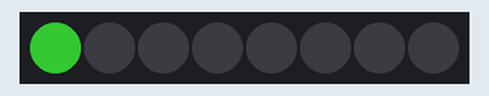
This sketch was run on a simulated Arduino Uno, built with avr-gcc and run on an emulated ATmega328P. Parts: 8 RGB LEDs in strip order, left to right. Dim RGB values are drawn brighter than linear; what the sketch prints to the serial monitor is not drawn.

Above: at 0.11 s.
At 0.51 s:
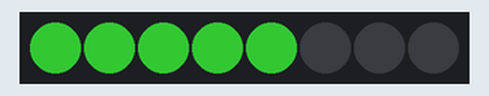
At 0.9 s:
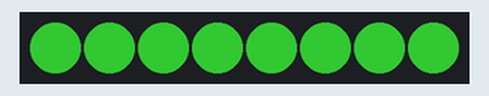
At 1.91 s:
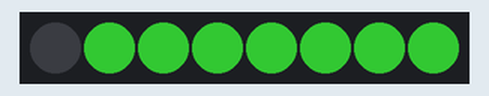
At 2.6 s:
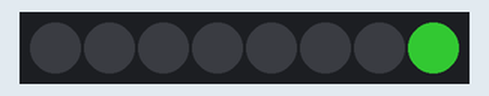
Timing chart, 0 to 4.1 s (numbered marks = the images above):
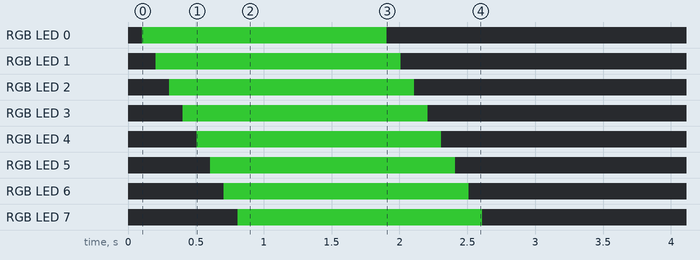

The sketch:

multi-rfid.ino
```cpp
// * Pull in dependencies
#include <SPI.h>
#include <MFRC522.h>
#include <Adafruit_NeoPixel.h>
#include <SD.h>

#include "RFIDData.h"

// * Define constants
#define RIFD_NUMBER_OF_READERS 2

#define RFID_RESET_PIN 10
#define RFID_ONE_SELECT_PIN 5
#define RFID_TWO_SELECT_PIN 6

#define ONBOARD_LED 13

#define NEOPIXEL_PIN 12
#define NEOPIXEL_TOTAL_LEDS 8

#define VERBOSE_SERIAL false

// * Instantiate our classes
MFRC522 mfrc522[RIFD_NUMBER_OF_READERS];
RFIDData RFIDDataCache[RIFD_NUMBER_OF_READERS];

// * Create our target RFID data instances
int charmanderId[7] = {0x04, 0x78, 0xd2, 0x4a, 0xe6, 0x4c, 0x81};
int squirtleId[7] = {0x04, 0x59, 0xd0, 0x4a, 0xe6, 0x4c, 0x81};
int pikachuId[7] = {0x04, 0x60, 0xd1, 0x4a, 0xe6, 0x4c, 0x81};
int bulbasaurId[7] = {0x04, 0x60, 0xd0, 0x4a, 0xe6, 0x4c, 0x81};

RFIDData charmander(charmanderId);
RFIDData bulbasaur(bulbasaurId);
RFIDData squirtle(squirtleId);
RFIDData pikachu(pikachuId);

enum pokemon
{
    BULBASAUR = 0,
    CHARMANDER,
    SQUIRTLE,
    PIKACHU
};

byte RFID_selectPins[] = {RFID_ONE_SELECT_PIN, RFID_TWO_SELECT_PIN};

Adafruit_NeoPixel bar = Adafruit_NeoPixel(NEOPIXEL_TOTAL_LEDS, NEOPIXEL_PIN, NEO_GRB + NEO_KHZ800);

// * Colors
uint32_t RED = bar.Color(255, 0, 0);
uint32_t GREEN = bar.Color(0, 255, 0);
uint32_t BLUE = bar.Color(0, 0, 255);
uint32_t YELLOW = bar.Color(255, 255, 0);
uint32_t BLACK = bar.Color(0, 0, 0);

enum BarSections
{
    TOP_SECTION = 0,
    BOTTOM_SECTION,
    FULL_SECTION,
};

void setup()
{
    Serial.begin(9600); // Initialize serial communications with the PC
    // while (!Serial)
    //     ; // Do nothing if no serial port is opened

    // * setup devices
    pinMode(ONBOARD_LED, OUTPUT);
    setupRFIDCardReader();
    setupNeopixelBar();

    // * Let everyone know we're ready
    signalReady();
    if (VERBOSE_SERIAL)
    {
        Serial.println(F("Scan PICC to see UID, SAK, type, and data blocks..."));
    }
}

void setupRFIDCardReader()
{
    SPI.begin(); // Init SPI bus

    for (uint8_t i = 0; i < RIFD_NUMBER_OF_READERS; i++)
    {
        mfrc522[i].PCD_Init(RFID_selectPins[i], RFID_RESET_PIN);
        if (VERBOSE_SERIAL)
        {
            Serial.print("Reader ");
            Serial.print(i);
            Serial.print(F(": "));
        }
        mfrc522[i].PCD_DumpVersionToSerial();
    }
}

void signalReady()
{
    fillBar(bar.Color(50, 200, 50), 100);
    delay(1000);
    fillBar(bar.Color(0, 0, 0), 100);
    delay(1000);

    digitalWrite(ONBOARD_LED, HIGH);
    delay(100);
    digitalWrite(ONBOARD_LED, LOW);
    delay(100);
    digitalWrite(ONBOARD_LED, HIGH);
    delay(100);
    digitalWrite(ONBOARD_LED, LOW);
    delay(100);
    digitalWrite(ONBOARD_LED, HIGH);
    delay(100);
    digitalWrite(ONBOARD_LED, LOW);
    delay(100);
}

bool holdOverDeadLoop[2] = {false, false};

void loop()
{
    for (uint8_t reader = 0; reader < RIFD_NUMBER_OF_READERS; reader++)
    {
        if (mfrc522[reader].PICC_IsNewCardPresent() && mfrc522[reader].PICC_ReadCardSerial())
        {
            holdOverDeadLoop[reader] = true;
            if (VERBOSE_SERIAL)
            {
                Serial.print(F("Reader "));
                Serial.print(reader);
                Serial.print(F(": Card UID:"));
                dump_byte_array(mfrc522[reader].uid.uidByte, mfrc522[reader].uid.size);
            }

            RFIDData newCard(mfrc522[reader]);

            if (RFIDDataCache[reader] == newCard)
            {
                if (VERBOSE_SERIAL)
                {
                    Serial.println("");
                    Serial.println("");
                    Serial.print("=== Reader");
                    Serial.print(reader);
                    Serial.println(" ===");

                    Serial.println("=== already captured this card!! ===");
                }
                handleCardLogic(reader);

                if (VERBOSE_SERIAL)
                    Serial.println("====================================");
            }
            else
            {
                if (VERBOSE_SERIAL)
                {
                    Serial.println("");
                    Serial.println("");
                    Serial.print("+++ Reader");
                    Serial.print(reader);
                    Serial.println(" +++");
                    Serial.println("!!! we got a new card here !!!");
                }

                RFIDDataCache[reader] = newCard;
                handleCardLogic(reader);

                if (VERBOSE_SERIAL)
                    Serial.println("++++++++++++++++++++++++++++++");
            }
        }
        else
        {
            if (holdOverDeadLoop[reader] == false)
            {
                BarSections section = reader == 0 ? BOTTOM_SECTION : TOP_SECTION;
                fillBar(BLACK, section);
            }
            holdOverDeadLoop[reader] = false;
        }
    }
}

void handleCardLogic(int readerNumber)
{
    BarSections section = readerNumber == 0 ? BOTTOM_SECTION : TOP_SECTION;

    if (RFIDDataCache[readerNumber] == charmander)
    {
        Serial.println(CHARMANDER);
        fillBar(RED, section);
    }
    if (RFIDDataCache[readerNumber] == bulbasaur)
    {
        Serial.println(BULBASAUR);
        fillBar(GREEN, section);
    }
    if (RFIDDataCache[readerNumber] == squirtle)
    {
        Serial.println(SQUIRTLE);
        fillBar(BLUE, section);
    }
    if (RFIDDataCache[readerNumber] == pikachu)
    {
        Serial.println(PIKACHU);
        fillBar(YELLOW, section);
    }
}

void setupNeopixelBar()
{
    bar.begin();
    bar.setBrightness(127);
    bar.show();
}

void fillBar(uint32_t color)
{
    for (int i = 0; i < NEOPIXEL_TOTAL_LEDS; i++)
    {
        bar.setPixelColor(i, color);
    }
    bar.show();
}
void fillBar(uint32_t color, uint32_t pauseDuration)
{
    for (int i = 0; i < NEOPIXEL_TOTAL_LEDS; i++)
    {
        bar.setPixelColor(i, color);

        bar.show();
        delay(pauseDuration);
    }
}

void fillBar(uint32_t color, BarSections section)
{
    uint8_t start, end;
    if (section == TOP_SECTION)
    {
        start = 4;
        end = 7;
    }
    else if (section == BOTTOM_SECTION)
    {
        start = 0;
        end = 3;
    }
    else if (section == FULL_SECTION)
    {
        start = 0;
        end = 7;
    }

    for (int i = start; i <= end; i++)
    {
        bar.setPixelColor(i, color);
    }
    bar.show();
}

void dump_byte_array(byte *buffer, byte bufferSize)
{
    for (byte i = 0; i < bufferSize; i++)
    {
        Serial.print(buffer[i] < 0x10 ? " 0" : " ");
        Serial.print(buffer[i], HEX);
    }
    Serial.println("");
}
```

RFIDData.h
```cpp
#ifndef RFIDDATACACHE_H
#define RFIDDATACACHE_H

#include <MFRC522.h>

struct RFIDData
{
    static const uint8_t idLength = 7;
    int idArray[idLength] = {0};
    uint8_t currentIndex = 0;

    RFIDData() {}

    RFIDData(MFRC522 &reader)
    {
        this->captureCardUid(reader);
    }

    RFIDData(int id[7])
    {
        for (uint8_t i = 0; i < 7; i++)
        {
            this->addIdElement(id[i]);
        }
    }

    void captureCardUid(MFRC522 &reader)
    {
        for (uint8_t i = 0; i < reader.uid.size; i++)
        {
            this->addIdElement(reader.uid.uidByte[i]);
        }
    }

    void addIdElement(int element)
    {
        this->idArray[this->currentIndex] = element;
        this->currentIndex++;
    }

    bool operator==(RFIDData payload2)
    {
        return this->idMatches(payload2);
    }

    bool idMatches(RFIDData payload2)
    {
        if (this->currentIndex != payload2.currentIndex)
        {
            return false;
        }

        for (uint8_t i = 0; i < this->currentIndex; i++)
        {
            if (this->idArray[i] != payload2.idArray[i])
            {
                return false;
            }
        }

        return true;
    }

    void clearId()
    {
        for (uint8_t i = 0; i < this->idLength; i++)
        {
            this->idArray[i] = 0;
        }
        this->currentIndex = 0;
    }
};
#endif
```

Measured:
- what the display in image 2 shows lasts 1.1 s, from 0.8 s to 1.9 s
